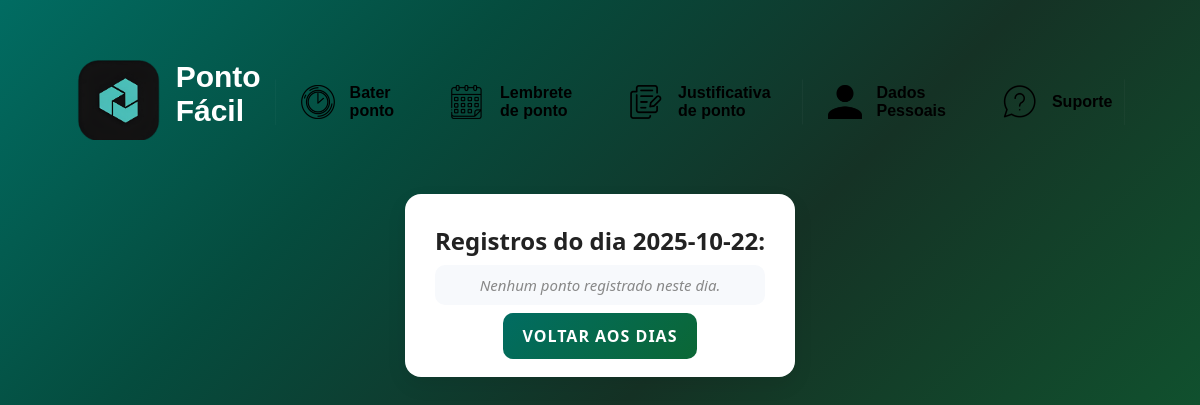
Page /pg_pontos_mensais/2025-10/2025-10-22 (signed in) on the earlier database version.
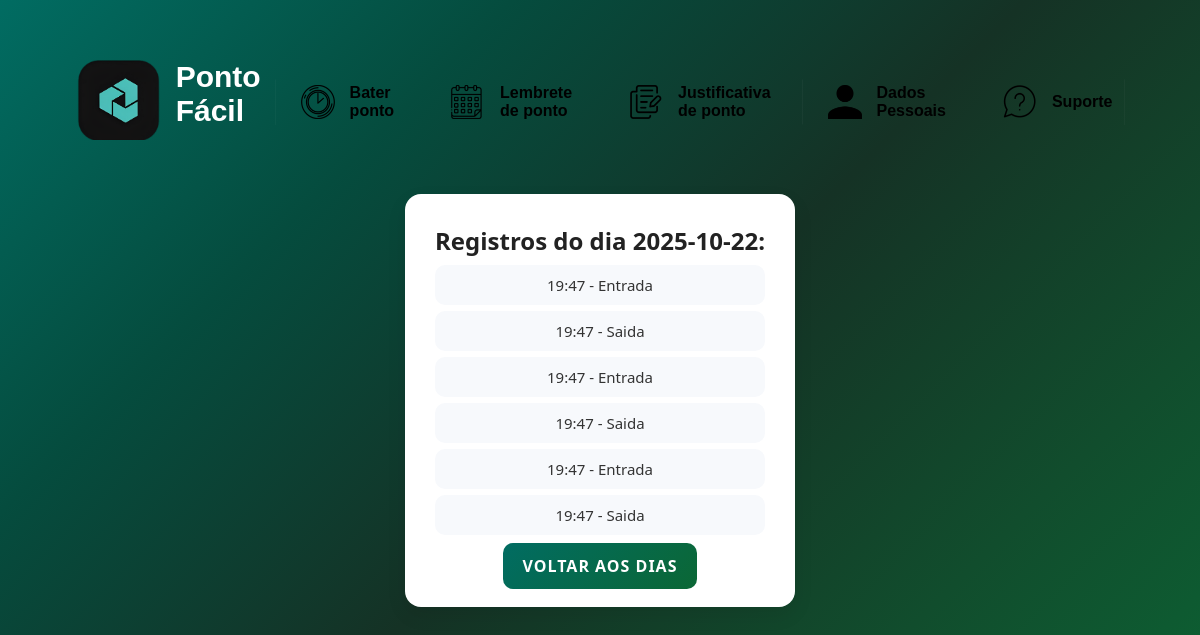
Same page on the later database version.
### tables this page shows
CREATE TABLE pontos (
    id INTEGER PRIMARY KEY AUTOINCREMENT,
    matricula TEXT,
    data DATE,
    hora TEXT,
    tipo TEXT, -- "entrada", "saida", "intervalo_inicio", "intervalo_fim"
    FOREIGN KEY(matricula) REFERENCES user(matricula)
);

### app.py (the view)
@app.route("/pg_pontos_mensais/<mes>/<dia>")
def pontos_dia(mes, dia):
    matricula = session.get("matricula")
    if not matricula:
        return redirect(url_for("pg_login"))
    conn = conectar()
    cursor = conn.cursor()
    cursor.execute("""
        SELECT hora, tipo
        FROM pontos
        WHERE matricula = ? AND data = ?
        ORDER BY id
    """, (matricula, dia))
    pontos = cursor.fetchall()
    conn.close()
    return render_template("pg_pontos_dia.html", dia=dia, pontos=pontos)

### app.py (called while the page is built)
def conectar():
    return sqlite3.connect(DB_FILE)

### templates/pg_pontos_dia.html (shortened to what this page needs)
<!DOCTYPE html>
<html lang="pt-br">
<head>
    <link rel="stylesheet" href="{{ url_for('static', filename='css.css') }}">
</head>
<body>
<header>
    <a href="{{ url_for('pg_inicial') }}"><img class="logo" src="{{ url_for('static', filename='images/Captura_de_tela_2025-08-21_194917-removebg-preview (1).png') }}" alt="Logo Ponto Fácil"></a>
    <h1>Ponto Fácil</h1>
    <a class="link" href="{{ url_for('pg_mrc_ponto') }}"><img class="icon" src="{{ url_for('static', filename='images/mcr_ponto.png') }}" alt="">Bater ponto</a>
    <a class="link" href="{{ url_for('pg_lembrete') }}"><img class="icon" src="{{ url_for('static', filename='images/lembrete.png') }}" alt="">Lembrete de ponto</a>
    <a class="link" href="{{ url_for('pg_justificativa') }}"><img class="icon" src="{{ url_for('static', filename='images/justificativa.png') }}" alt="">Justificativa de ponto</a>
    <a class="link" href="{{ url_for('pg_dados_pessoais') }}"><img class="icon" src="{{ url_for('static', filename='images/usuario.png') }}" alt="">Dados Pessoais</a>
    <a class="link" href="{{ url_for('pg_suporte') }}"><img class="icon" src="{{ url_for('static', filename='images/suporte.png') }}" alt="">Suporte</a>
</header>
<main class="main_ponto">
<div class="ponto-container">
    <h2 class="ponto-title">Registros do dia {{ dia }}:</h2>
    <ul class="ponto-list">
        {% for p in pontos %}
            <li>{{ p[0] }} - {{ p[1]|capitalize }}</li>
        {% else %}
            <li class="empty">Nenhum ponto registrado neste dia.</li>
        {% endfor %}
    </ul>
    <a href="{{ url_for('pontos_mes', mes=dia[:7]) }}" class="btn-pontos_mensais">Voltar aos dias</a>
</div>
</main>
</body>
</html>

### static/css.css (style rules this page uses)
body { font-family: 'inter', sans-serif; background: linear-gradient(135deg, #016c62 0%, #054c3e 25%, #153225 50%, #114d2d 75%, #0b6735 100% ); min-height: 100vh; display: flex; flex-direction: column; align-items: center; }
.main_ponto { margin-top: 0px; padding: 0px; }
header { display: flex; flex-direction: row; justify-content: center; gap: 1px; padding: 10px; border-radius: 0px; width: 80%; max-width: 600px; gap: 10px; }
.link { background: linear-gradient(135deg, #00b894); color: rgb(0, 0, 0); border: none; border-radius: 12px; padding: 6px 12px; font-size: 16px; font-weight: bold; cursor: pointer; transition: all 0.3s ease; box-shadow: 0px 4px 10px rgba(230, 226, 226, 0.2); text-decoration: none; display: flex; flex-direction: row; margin: 5px; border-radius: 0; clip-path: polygon(10% 0, 90% 0, 100% 20%, 100% 80%, 90% 100%, 10% 100%, 0 80%, 0 20%); align-items: center; text-align: start ; }
.icon { width: 60px; height: 60px; object-fit: contain; margin-right: 2px; }
h1 { font-size: 30px; font-weight: bold; color: #ffffff; align-items: center; text-align: start; }
* { margin: 0; padding: 0; box-sizing: border-box; }
div { margin: 10px }
* { box-sizing: border-box; }
body { font-family: Arial, sans-serif; text-align: center; margin-top: 50px; }
.logo { width: 95px; height: 80px; object-fit: contain; }
.ponto-container { max-width: 600px; margin: 40px auto; background: #ffffff; padding: 30px; border-radius: 16px; box-shadow: 0 8px 20px rgba(0,0,0,0.08); font-family: "Segoe UI", Roboto, sans-serif; animation: fadeIn 0.6s ease-in-out; }
.ponto-title { font-size: 24px; font-weight: 700; color: #222; margin-bottom: 8px; }
.ponto-list { list-style: none; padding: 0; margin: 0 0 20px 0; }
.ponto-list li { background: #f7f9fc; margin: 6px 0; padding: 10px 14px; border-radius: 10px; font-size: 15px; color: #333; transition: transform 0.2s; }
.btn-pontos_mensais { background: linear-gradient(135deg, #016c62, #0b6735); border: radios; color: #fff; font-size: 16px; font-weight: 600; padding: 12px 20px; border-radius: 10px; cursor: pointer; transition: 0.3s ease-in-out; width: 18%; text-transform: uppercase; letter-spacing: 1px; text-decoration: none; }

Differences in the rows shown:
added pontos: hora "19:47", tipo "Entrada"
added pontos: hora "19:47", tipo "Saida"
added pontos: hora "19:47", tipo "Entrada"
added pontos: hora "19:47", tipo "Saida"
added pontos: hora "19:47", tipo "Entrada"
added pontos: hora "19:47", tipo "Saida"
Other differences:
text no longer shown: "Nenhum ponto registrado neste dia."
